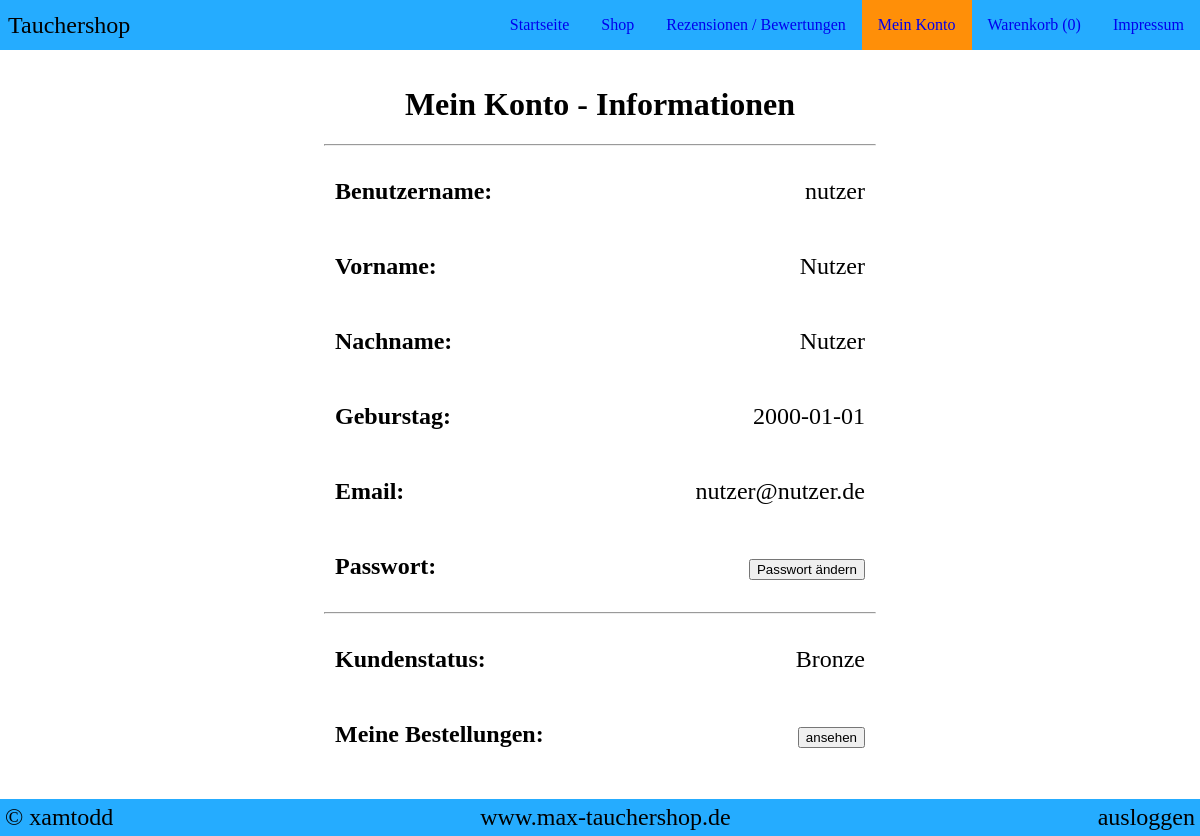
Page /meinkonto.php (signed in) on the committed database.
### tables this page shows
CREATE TABLE IF NOT EXISTS `user` (
  `ID` int(200) NOT NULL AUTO_INCREMENT,
  `Benutzername` varchar(200) NOT NULL,
  `Vorname` varchar(200) NOT NULL,
  `Nachname` varchar(200) NOT NULL,
  `Geburtsdatum` date NOT NULL,
  `Email` varchar(200) NOT NULL,
  `Passwort` varchar(200) NOT NULL,
  `Zeitstempel` timestamp NOT NULL DEFAULT current_timestamp() ON UPDATE current_timestamp(),
  PRIMARY KEY (`ID`)
);

CREATE TABLE IF NOT EXISTS `rollen` (
  `ID` int(11) NOT NULL AUTO_INCREMENT,
  `user_ID` int(11) NOT NULL,
  `level` int(11) NOT NULL,
  `admin_anfrage` tinyint(1) NOT NULL,
  `admin` tinyint(1) NOT NULL,
  PRIMARY KEY (`ID`)
);

### meinkonto.php (the view, shortened to what this page needs)
<?php
    $servername = "localhost";
    $username = "user";
    $password = "password";
    $db = "webshop";
    $conn = new mysqli($servername, $username, $password, $db);
    if(!isset($_SESSION['loggedin'])){
        $anz = 0;
    }else{
        $benutzername = $_SESSION['benutzername'];
        $sql = "SELECT ID FROM user WHERE benutzername = ?";
        $stmt = $conn->prepare($sql);
        $stmt->bind_param("s", $benutzername);
        $stmt->execute();
        $result = $stmt->get_result();
        while ($row = $result->fetch_assoc()){
            $uID = $row['ID'];
        }
        $sql = "SELECT SUM(wAnzahl) FROM warenkorb WHERE ID_user = ?";
        $stmt = $conn->prepare($sql);
        $stmt->bind_param("i", $uID);
        $stmt->execute();
        $result = $stmt->get_result();
        $anz = $result->fetch_assoc()['SUM(wAnzahl)'];
        if($anz == null){
             $anz = 0;
        }
    }
    $benutzername = $_SESSION['benutzername'];
    $sql = "SELECT * FROM user WHERE Benutzername = ?";
    $stmt = $conn->prepare($sql);
    $stmt->bind_param("s", $benutzername);
    $stmt->execute();
    $result = $stmt->get_result();
    while ($row = $result->fetch_assoc()){
?>
<!DOCTYPE html>
<html lang="de">
<head>
    <link rel="stylesheet" href="CSS/menue.css">
    <link rel="stylesheet" href="CSS/footer.css">
    <link rel="stylesheet" href="CSS/meinkonto.css">
</head>
<body>
<nav class="menue">
    <div class="firmenname">Tauchershop</div>
    <div class="navigations-links">
        <ul>
            <li><a href="index.php">Startseite</a></li>
            <li><a href="shop.php">Shop</a></li>
            <li><a href="rub.php">Rezensionen / Bewertungen</a></li>
            <li><a class="aktuell" href="meinkonto.php">Mein Konto</a></li>
            <li><a href="warenkorb.php">Warenkorb (<?=$anz?>)</a> </li>
            <li><a href="impressum.php">Impressum</a></li>
        </ul>
    </div>
</nav>
<div id="content">
    <div class="main">
        <h1>Mein Konto - Informationen</h1>
        <hr>
        <div class="felder">
            <div class="username">
                <p class="lable">Benutzername:</p>
                <p><?=$row['Benutzername']?></p>
            </div>
            <div class="vorname">
                <p class="lable">Vorname:</p>
                <p><?=$row['Vorname'];?></p>
            </div>
            <div class="nachname">
                <p class="lable">Nachname:</p>
                <p><?=$row['Nachname'];?></p>
            </div>
            <div class="geburstag">
                <p class="lable">Geburstag:</p>
                <p><?=$row['Geburtsdatum'];?></p>
            </div>
            <div class="email">
                <p class="lable">Email:</p>
                <p><?=$row['Email'];?></p>
            </div>
            <div class="passwortaendern">
                <p class="lable">Passwort:</p>
                <p><a href=""><button>Passwort ändern</button></a></p>
            </div>
        </div>
        <?php
            $ID = $row['ID'];
            }
            $sql = "SELECT level FROM rollen WHERE user_ID = ?";
            $stmt = $conn->prepare($sql);
            $stmt->bind_param("i", $ID);
            $stmt->execute();
            $result = $stmt->get_result();
            $rolle = $result->fetch_assoc()['level'];
            if($rolle == 1){
                $status = 'Bronze';
            }
        ?>
        <hr>
        <div class="bestellungenuebersicht">
            <div class="kundenstatus">
                <p class="lable">Kundenstatus:</p>
                <p><?php echo $status;?></p>
            </div>
            <div class="bestellungen">
                <p class="lable">Meine Bestellungen:</p>
                <p><a href="bestellungenAnsehen.php"><button>ansehen</button></a></p>
            </div>
        </div>
    </div>
    <footer class="footer">
        <a class="links" href="https://github.com/xamtodd">&copy; xamtodd</a>
        <a class="mitte" href="#">www.max-tauchershop.de</a>
        <?php
        if(!isset($_SESSION['loggedin'])){
            echo "<a class='rechts' href='anmelden.html'>anmelden</a>";
        }else{
            echo "<a class='rechts' href='PHP/logout.php'>ausloggen</a>";
        }
        ?>
    </footer>
</div>
</body>
</html>

### CSS/menue.css (style rules this page uses)
* { box-sizing: border-box; }
body { margin: 0; padding: 0; }
.menue { position: fixed; z-index: 1; width: 100%; display: flex; justify-content: space-between; align-items: center; background-color: #25acff; }
.firmenname { font-size: 1.5rem; margin: 0.5rem; }
.navigations-links ul { margin: 0; padding: 0; display: flex; }
.navigations-links li { list-style: none; font-size: 1rem; }
.navigations-links li a { text-decoration: none; padding: 1rem; display: block; }
.navigations-links li .aktuell { background-color: #ff8f08; }

### CSS/footer.css (style rules this page uses)
.footer { position: fixed; left: 0; bottom: 0; width: 100%; background-color: #25acff; color: white; display: flex; justify-content: space-between; align-items: center; }
.footer a { text-decoration: none; color: black; font-size: 1.5em; padding: 5px; }

### CSS/meinkonto.css (style rules this page uses)
.main { width: 50%; height: auto; margin: auto; padding-left: 2%; padding-right: 2%; padding-bottom: 4em; padding-top: 3em; }
h1 { text-align: center; padding-top: 3%; }
.felder { font-size: 1.5em; padding-left: 2%; padding-right: 2%; }
.username { display: flex; justify-content: space-between; }
.vorname { display: flex; justify-content: space-between; }
.nachname { display: flex; justify-content: space-between; }
.geburstag { display: flex; justify-content: space-between; }
.email { display: flex; justify-content: space-between; }
.passwortaendern { display: flex; justify-content: space-between; }
.bestellungenuebersicht { font-size: 1.5em; padding-left: 2%; padding-right: 2%; }
.kundenstatus { display: flex; justify-content: space-between; }
.bestellungen { display: flex; justify-content: space-between; }
.lable { font-weight: bold; }

### rows in the picture
user: Benutzername "nutzer", Vorname "Nutzer", Nachname "Nutzer", Geburtsdatum "2000-01-01", Email "nutzer@nutzer.de"
rollen: level "Bronze"
